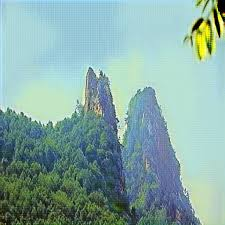
#> input picture ipu/ipu ass1/hills.jpeg, 225 x 225 px
$ jupyter execute Q2.ipynb
#> lines starting #> are read from the running program, lines starting #| are printed output that depends on the picture; after the words box and inside, x2 and y2 are one past the last pixel; in counts of white or black regions, pixels touching at a corner belong together
[cell 1]
#TEMPLATE MATCHING BY CONVERTING TO GRAYSCALE

import cv2
import numpy as np

image = cv2.imread("hills.jpeg")
#> image is the input picture: shape (225, 225, 3); mean B, G, R 165.3, 170, 135.4
template = cv2.imread("template.png")
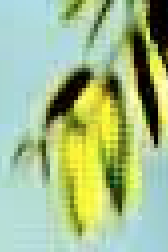
#> input picture ipu/ipu ass1/template.png, 84 x 126 px (shown 2 times larger)
#> template is the input picture: shape (126, 84, 3); mean B, G, R 140.4, 189.4, 164.4

gray_image = cv2.cvtColor(image,cv2.COLOR_BGR2GRAY)
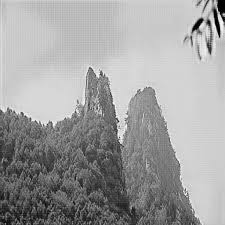
#> gray_image: shape (225, 225); min 0, max 251, mean 159.1
gray_template = cv2.cvtColor(template,cv2.COLOR_BGR2GRAY)
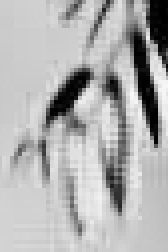
#> gray_template: shape (126, 84) (shown 2 times larger); min 0, max 247, mean 176.3

h,w = gray_template.shape     #getting dimensions of the template
#> h = 126; w = 84

#template matching using normalised cross correlation
result = cv2.matchTemplate(gray_image,gray_template,cv2.TM_CCOEFF_NORMED)
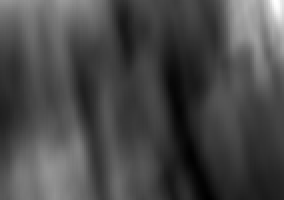
#> result: shape (100, 142) float32 (shown 2 times larger); min -0.347, max 0.261, mean -0.173; drawn with min black and max white

#find the best matching location
min_val,max_val,min_loc,max_loc = cv2.minMaxLoc(result)
#> min_val = -0.347; max_val = 0.261; min_loc = (104, 99); max_loc = (137, 0)

top_left = max_loc
#> top_left = (137, 0)
bottom_right = (top_left[0]+w,top_left[1]+h)
#> bottom_right = (221, 126)

cv2.imshow("Origional Image",image)
cv2.imshow("Template Image",template)

#make bounding box
cv2.rectangle(image,top_left,bottom_right,(0,0,255),2)
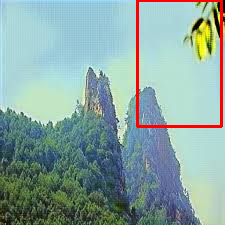
#> image: shape (225, 225, 3); 2.31% of pixels changed, all inside (x1, y1, x2, y2) = (136, 0, 223, 128)

cv2.imshow("Detected Template Match",image)

cv2.waitKey(0)
cv2.destroyAllWindows()

[cell 2]
#TEMPLATE MATCHING IN COLOR IMAGE ITSELF

import cv2
import numpy as np

image = cv2.imread("hills.jpeg")
template = cv2.imread("template.png")

h,w,_ = template.shape     #getting dimensions of the template

#template matching using normalised cross correlation
result = cv2.matchTemplate(image,template,cv2.TM_CCOEFF_NORMED)
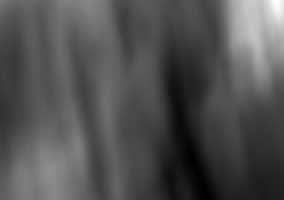
#> result: shape (100, 142) float32 (shown 2 times larger); min -0.34, max 0.267, mean -0.145; drawn with min black and max white

#find the best matching location
min_val,max_val,min_loc,max_loc = cv2.minMaxLoc(result)
#> min_val = -0.34; max_val = 0.267

top_left = max_loc
bottom_right = (top_left[0]+w,top_left[1]+h)

cv2.imshow("Origional Image",image)
cv2.imshow("Template Image",template)

#make bounding box
cv2.rectangle(image,top_left,bottom_right,(0,0,255),2)

cv2.imshow("Detected Template Match",image)

cv2.waitKey(0)
cv2.destroyAllWindows()
